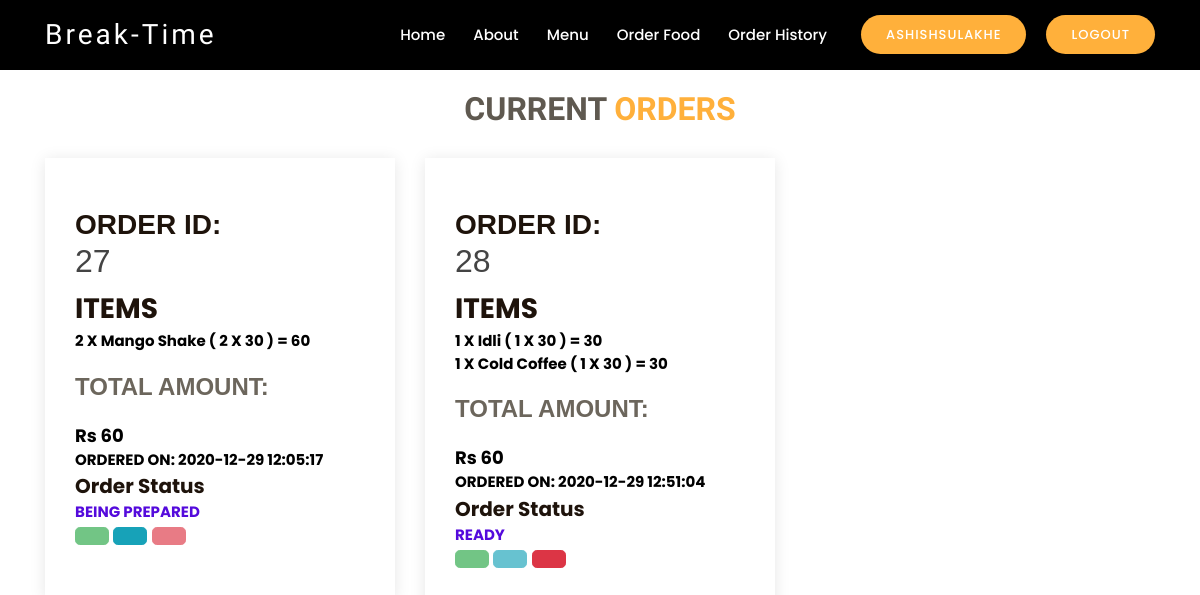
Page /onGoingOrder.php (signed in) on the committed database.
### tables this page shows
CREATE TABLE `order_history` (
  `order_id` int(11) NOT NULL,
  `username` varchar(20) NOT NULL,
  `order_detail` varchar(1000) NOT NULL,
  `date` datetime NOT NULL DEFAULT current_timestamp(),
  `total_price` int(11) NOT NULL,
  `status` varchar(30) NOT NULL DEFAULT 'PENDING'
);

### onGoingOrder.php (the view, shortened to what this page needs)
<?php
$xyz="Login/Register";
if(isset($_SESSION['uname']))
{   $xyz=($_SESSION['uname']);
}
else{
	echo "<script> location.href='login.php'</script>";
}
$db = new DbConnect();
$con = $db->connect();
?>
<!DOCTYPE html>
<html lang="en">
<head>
  <link href="assets/vendor/bootstrap/css/bootstrap.min.css" rel="stylesheet">
  <link href="assets/vendor/icofont/icofont.min.css" rel="stylesheet">
  <link href="assets/vendor/boxicons/css/boxicons.min.css" rel="stylesheet">
  <link href="assets/vendor/animate.css/animate.min.css" rel="stylesheet">
  <link href="assets/vendor/venobox/venobox.css" rel="stylesheet">
  <link href="assets/vendor/owl.carousel/assets/owl.carousel.min.css" rel="stylesheet">
  <link href="assets/css/style.css" rel="stylesheet">
</head>
<body>
  <header style="background: black;" id="header" class="fixed-top d-flex align-items-center header-transparent">
    <div class="container d-flex align-items-center">
      <div class="logo mr-auto">
        <h1 class="text-light"><a href="index.php"><span>Break-Time</span></a></h1>
      </div>
      <nav class="nav-menu d-none d-lg-block">
        <ul>
          <li ><a href="index.php">Home</a></li>
          <li><a href="#about">About</a></li>
          <li><a href="menu.php">Menu</a></li>
          <?php
            if($xyz=="admin"){
              echo "
            <li class=\"active\"><a href=\"onGoingOrder.php\">On Going Orders</a></li>
            <li ><a href=\"order_history.php\">Order History</a></li>
            <li ><a href=\"addFoodItem.php\">Add Food Item</a></li>
          ";
            }
            else{
              echo " <li><a href=\"order.php\">Order Food</a></li>
              <li ><a href=\"order_history.php\">Order History</a></li>
             ";
            }
          ?>
          <li class="book-a-table text-center"><a href="login.php"><?php echo $xyz?></a></li>
          <?php
          if(isset($_SESSION['uname']))
          {
             echo "<li class=\"book-a-table text-center\"><a href=\"index.php?logout=true\">Logout</a></li>";
          }
          ?>
        </ul>
      </nav>
    </div>
  </header>
  <section style="margin-top:15px;" id="why-us\" class="why-us">
      <div class="container">
        <div class="section-title">
          <h2 style="font-family: Yellowtail script=latin rev=2;">CURRENT <span>ORDERS</span></h2>
           </div>
        <div class="row">
                <?php
                $uname=$_SESSION['uname'];
                if($xyz=="admin"){
                  $sql="SELECT * FROM `order_history`WHERE `status`='PENDING' or `status`='BEING PREPARED' or `status`='READY' ;";
                }
                else{
                $sql="SELECT * FROM `order_history` WHERE `username`='$uname';";
                }
                $result= mysqli_query($con,$sql);
              while($row=mysqli_fetch_assoc($result)){
                  template($row['order_id'],$row['total_price'],$row['order_detail'],$row['date'],$row['status']);
              }
              function template($order_id,$total_amt,$ing,$date,$status){
                $x="";
                $y="disabled";
                $z="disabled";
                if($status=="BEING PREPARED")
                {  $x="disabled";
                  $y="";
                  $z="disabled";
                }
                else
                if($status=="READY"){
                  $x="disabled";
                  $y="disabled";
                  $z="";
                }
                else
                if($status=="COMPLETED")
                  $z="disabled";
                echo "
                <div class=\"col-lg-4 mt-4 mt-lg-0\">
                    <div class=\"box\">
                      <h2 style=\"font-family: Verdana, Geneva, Tahoma, sans-serif;\"><span>ORDER ID:</span> $order_id</h2>
                      <span>ITEMS</span>
                      <strong><p style=\"color:#000;\"> $ing</p></strong>
                      <h4 style=\"font-family: Verdana, Geneva, Tahoma, sans-serif;\">TOTAL AMOUNT:  </h4>
                      <span style=\"font-size: large; color:#000;\">Rs $total_amt</span>
                      <strong><p style=\"color:#000;\">ORDERED ON: $date</p></strong>
                      <span style=\"font-size:20px;\">Order Status </span>
                      <span id=\"$order_id status\"style=\"color:#540ADC; font-size:15px;\">$status</span>
                      <button type=\"button\"
                      $x
                      onclick=\"btnAcceptClicked($order_id,'BEING PREPARED','$order_id btnAccept')\" id=\"$order_id btnAccept\" class=\"btn btn-success btn-circle btn-lg\"><i class=\"glyphicon glyphicon-link\"></i></button>
                      <button type=\"button\"
                      $y
                      id=\"$order_id btnReady\" onclick=\"btnAcceptClicked($order_id,'READY','$order_id btnReady')\"
                      class=\"btn btn-info btn-circle btn-lg\"><i class=\"glyphicon glyphicon-ok\"></i></button>
                      <button type=\"button\"
                      $z
                      onclick=\"btnAcceptClicked($order_id,'COMPLETED','$order_id btnComplete')\"
                      id=\"$order_id btnComplete\" class=\"btn btn-danger btn-circle btn-lg\"><i class=\"glyphicon glyphicon-remove\"></i></button>
                    </div>
                </div>
              ";
      }
      ?>
      </div>
</div>
</section>
<br> <br> <br> <br> <br> <br> <br> <br> <br> <br> <br> <br> <br> <br> <br> <br> <br>
<br>
</body>
</html>

### assets/css/style.css (style rules this page uses)
body { font-family: "Poppins", sans-serif; color: #444444; }
a { color: #ffb03b; }
h1, h2, h3, h4, h5, h6 { font-family: "Satisfy", sans-serif; }
#header { height: 70px; z-index: 997; transition: all 0.5s; padding: 10px 0; background: rgba(26, 24, 22, 0.85); }
#header.header-transparent { background: transparent; }
#header .logo h1 { font-size: 28px; margin: 0; line-height: 1; font-weight: 400; letter-spacing: 3px; }
#header .logo h1 a, #header .logo h1 a:hover { color: #fff; text-decoration: none; }
.nav-menu, .nav-menu * { margin: 0; padding: 0; list-style: none; }
.nav-menu > ul > li { position: relative; white-space: nowrap; float: left; }
.nav-menu a { display: block; position: relative; color: white; padding: 9px 14px; transition: 0.3s; font-size: 15px; font-weight: 500; font-family: "Poppins", sans-serif; }
.nav-menu .book-a-table a { background: #ffb03b; color: #fff; border-radius: 50px; margin: 0 0 0 20px; padding: 10px 25px; text-transform: uppercase; font-size: 13px; font-weight: 500; letter-spacing: 1px; transition: 0.3s; }
.mobile-nav { position: fixed; top: 55px; right: 15px; bottom: 15px; left: 15px; z-index: 9999; overflow-y: auto; background: #fff; transition: ease-in-out 0.2s; opacity: 0; visibility: hidden; border-radius: 10px; padding: 10px 0; }
.mobile-nav * { margin: 0; padding: 0; list-style: none; }
.mobile-nav a { display: block; position: relative; color: #433f39; padding: 10px 20px; font-weight: 500; outline: none; }
.mobile-nav .book-a-table a { background: #ffb03b; color: #fff; border-radius: 50px; margin: 0 0 0 20px; padding: 10px 25px; text-transform: uppercase; font-size: 13px; font-weight: 500; letter-spacing: 1px; transition: 0.3s; display: inline-block; }
section { padding: 60px 0; }
.section-title { text-align: center; padding-bottom: 30px; }
.section-title h2 { margin: 15px 0 0 0; font-size: 32px; font-weight: 700; color: #5f5950; }
.section-title h2 span { color: #ffb03b; }
.why-us .box { padding: 50px 30px; box-shadow: 0px 2px 15px rgba(0, 0, 0, 0.1); transition: all ease-in-out 0.3s; }
.why-us .box span { display: block; font-size: 28px; font-weight: 700; color: #1E130B; }
.why-us .box h4 { font-size: 24px; font-weight: 600; padding: 0; margin: 20px 0; color: #6c665c; }
.why-us .box p { color: #aaaaaa; font-size: 15px; margin: 0; padding: 0; }

### rows in the picture
order_history: order_id "27", order_detail "2 X Mango Shake ( 2 X 30 ) = 60", total_price "60", date "2020-12-29 12:05:17", status "BEING PREPARED"
order_history: order_id "28", order_detail "1 X Idli ( 1 X 30 ) = 30 1 X Cold Coffee ( 1 X 30 ) = 30", total_price "60", date "2020-12-29 12:51:04", status "READY"

### other values in the picture
$xyz "ASHISHSULAKHE"
